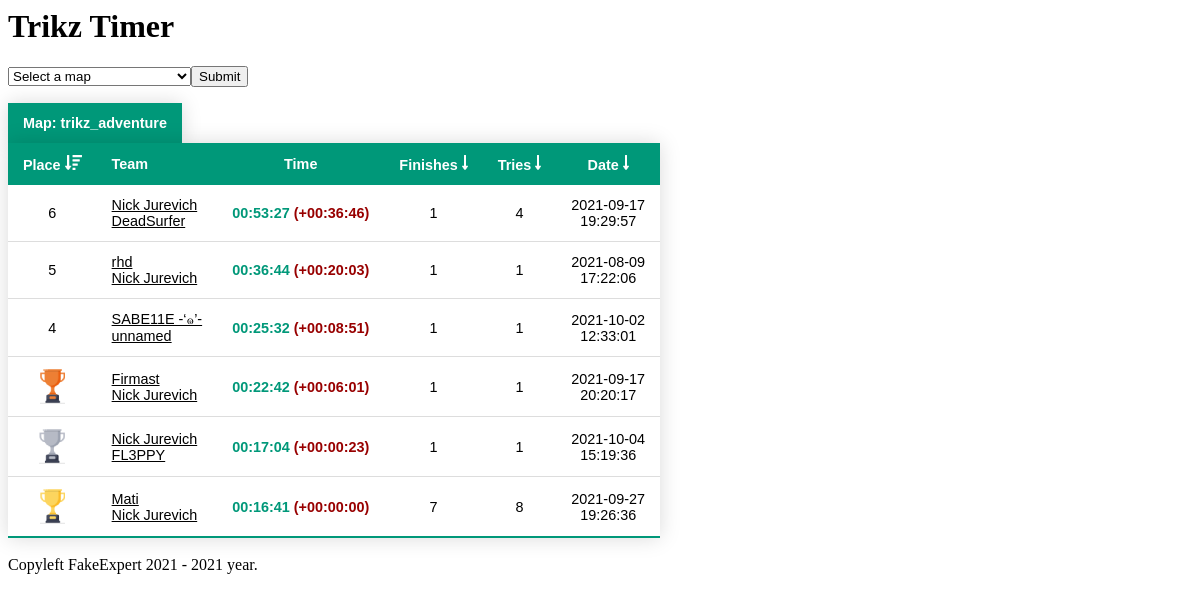
Page /web/index5.php?start=0&l=1 on the committed database.
### tables this page shows
CREATE TABLE `records` (
  `id` int(11) NOT NULL AUTO_INCREMENT,
  `playerid` int(11) DEFAULT NULL,
  `partnerid` int(11) DEFAULT NULL,
  `time` float DEFAULT NULL,
  `finishes` int(11) DEFAULT NULL,
  `tries` int(11) DEFAULT NULL,
  `cp1` float DEFAULT NULL,
  `cp2` float DEFAULT NULL,
  `cp3` float DEFAULT NULL,
  `cp4` float DEFAULT NULL,
  `cp5` float DEFAULT NULL,
  `cp6` float DEFAULT NULL,
  `cp7` float DEFAULT NULL,
  `cp8` float DEFAULT NULL,
  `cp9` float DEFAULT NULL,
  `cp10` float DEFAULT NULL,
  `points` int(11) DEFAULT NULL,
  `map` varchar(192) DEFAULT NULL,
  `date` int(11) DEFAULT NULL,
  PRIMARY KEY (`id`)
);

CREATE TABLE `users` (
  `id` int(11) NOT NULL AUTO_INCREMENT,
  `username` varchar(64) DEFAULT NULL,
  `steamid` int(11) DEFAULT NULL,
  `geoipcode2` varchar(64) DEFAULT NULL,
  `firstjoin` int(11) DEFAULT NULL,
  `lastjoin` int(11) DEFAULT NULL,
  `points` int(11) DEFAULT NULL,
  PRIMARY KEY (`id`)
);

### web/index5.php (the view, shortened to what this page needs)
<html>
<body style="background-color:#ffffff">
	<h1>Trikz Timer</h1>
	<?php
		$db = mysqli_connect('78.84.184.120','fakeexpert','','fakeexpert') or die ('Error connecting to MySQL server.');
		echo "<form method=post><select id=submit name=submit><option>Select a map</option>";
		echo "</select><input type = submit value = Submit></form>";
		echo "<table class=styled-table><thead><tr><th>Map: $_SESSION[map]</th></tr></thead></table>";
	?>
	<table class="styled-table">
		<thead>
			<tr>
				<?php
					$page = basename($_SERVER['PHP_SELF']);
					if(isset($_GET['l']))
					{
						if($_GET['l'] == 1)
							echo "<th><center>Place <a href=$page?start=$_GET[start]&l=0><img src=/sort/sort-amount-down-solid_icon.png></a></center></th>";
						else if($_GET['l'] == 0)
							echo "<th><center>Place <a href=$page?start=0&l=1><img src=/sort/sort-amount-down-alt-solid_icon.png></a></center></th>";
						else
							echo "<th><center>Place <a href=$page?start=0&l=1><img src=/sort/sort-amount-down_icon.png></a></center></th>";
					}
					else
						echo "<th><center>Place <a href=$page?start=0&l=1><img src=/sort/sort-amount-down-alt-solid_icon.png></a></center></th>";
					echo "<th>Team</th>";
					echo "<th><center>Time</center></th>";
					if(isset($_GET['l']))
					{
						if($_GET['l'] == 3)
							echo "<th><center>Finishes <a href=$page?start=$_GET[start]&l=2><img src=/sort/sort-amount-down-solid_icon.png></a></center></th>";
						else if($_GET['l'] == 2)
							echo "<th><center>Finishes <a href=$page?start=$_GET[start]&l=3><img src=/sort/sort-amount-down-alt-solid_icon.png></a></center></th>";
						else
							echo "<th><center>Finishes <a href=$page?start=0&l=3><img src=/sort/sort-amount-down_icon.png></a></center></th>";
						if($_GET['l'] == 5)
							echo "<th><center>Tries <a href=$page?start=$_GET[start]&l=4><img src=/sort/sort-amount-down-solid_icon.png></a></center></th>";
						else if($_GET['l'] == 4)
							echo "<th><center>Tries <a href=$page?start=$_GET[start]&l=5><img src=/sort/sort-amount-down-alt-solid_icon.png></a></center></th>";
						else
							echo "<th><center>Tries <a href=$page?start=0&l=5><img src=/sort/sort-amount-down_icon.png></a></center></th>";
						if($_GET['l'] == 7)
							echo "<th><center>Date <a href=$page?start=$_GET[start]&l=6><img src=/sort/sort-amount-down-solid_icon.png></a></center></th>";
						else if($_GET['l'] == 6)
							echo "<th><center>Date <a href=$page?start=0&l=7><img src=/sort/sort-amount-down-alt-solid_icon.png></a></center></th>";
						else
							echo "<th><center>Date <a href=$page?start=0&l=7><img src=/sort/sort-amount-down_icon.png></a></center></th>";
					}
				?>
			</tr>
		</thead>
		<tbody>
		<?php
			if(isset($_GET['start']))
				$start = (int) $_GET['start'];
			else
				$start = 0;
			$limit = 10;
			if(isset($_GET['l']))
				$l = (int) $_GET['l'];
			else
				$l = 0;
			$query0 = "SELECT COUNT(*) FROM records WHERE map = '$_SESSION[map]'";
			$getSR = "SELECT time FROM records WHERE map = '$_SESSION[map]' ORDER BY time LIMIT 1";
			$queryRank = "SELECT @rownum := @rownum + 1 as rank, p.id FROM (SELECT @rownum := 0) v, (SELECT * FROM records WHERE map = '$_SESSION[map]' GROUP BY id ORDER BY time) p";
			if($l == 1)
				$query = "SELECT * FROM records WHERE map = '$_SESSION[map]' ORDER BY time DESC LIMIT $start, $limit";
			mysqli_query($db, $queryRank) or die('Error querying database. [1rank]');
			mysqli_query($db, $query) or die('Error querying database. [1]');
			mysqli_query($db, $getSR) or die('Error querying database. [getSR]');
			mysqli_query($db, $query0) or die('Error querying database. [2]');
			$result = mysqli_query($db, $query);
			$resultGetSR = mysqli_query($db, $getSR);
			$rowGetSR = mysqli_fetch_array($resultGetSR);
			$serverRecord = 0;
			while($row = mysqli_fetch_assoc($result))
			{
				$resultRank = mysqli_query($db, $queryRank);
				while($rank = mysqli_fetch_assoc($resultRank))
					if($rank['id'] == $row['id'])
						break;
				$query2 = "SELECT username FROM users WHERE steamid = $row[playerid]";
				mysqli_query($db, $query2) or die('Error querying in table. [3]');
				$result2 = mysqli_query($db, $query2);
				$row2 = mysqli_fetch_array($result2);
				$query3 = "SELECT username FROM users WHERE steamid = $row[partnerid]";
				mysqli_query($db, $query3) or die('Error querying in table. [4]');
				$result3 = mysqli_query($db, $query3);
				$row3 = mysqli_fetch_array($result3);
				$hours = floor($row['time'] / 3600);
				$mins = floor($row['time'] / 60 % 60);
				$secs = floor($row['time'] % 60);
				$time = sprintf("%02d:%02d:%02d", $hours, $mins, $secs);
				if(!$serverRecord)
					$serverRecord = $rowGetSR['time'];
				$timeDiff = $row['time'] - $serverRecord;
				$timeDiffHours = floor($timeDiff / 3600);
				$timeDiffMins = floor($timeDiff / 60 % 60);
				$timeDiffSecs = floor($timeDiff % 60);
				$timeDiffFormated = sprintf("%02d:%02d:%02d", $timeDiffHours, $timeDiffMins, $timeDiffSecs);
				$formatedDateYmd = date("Y-m-d", $row["date"]);
				$formatedDateHis = date("H:i:s", $row['date']);
				$stamid64beforefirstuser = 76561197960265728;
				$player1steamid64 = $stamid64beforefirstuser + $row['playerid'];
				$player2steamid64 = $stamid64beforefirstuser + $row['partnerid'];
				if($rank['rank'] == 1)
					echo "<tr><td><center><img src=/topplace/gold_icon.png></center></td><td><a href=https://steamcommunity.com/profiles/$player1steamid64 target=_blank rel='noopener noreferrer' style=color:#000000>$row2[username]</a><br><a href=https://steamcommunity.com/profiles/$player2steamid64 target=_blank rel='noopener noreferrer' style=color:#000000>$row3[username]</a></td><td class=active-row><center>$time <font color=#980000>(+$timeDiffFormated)</font></center></td><td><center>$row[finishes]</center></td><td><center>$row[tries]</center></td><td><center>$formatedDateYmd<br>$formatedDateHis</center></td></tr>";
				else if($rank['rank'] == 2)
					echo "<tr><td><center><img src=/topplace/silver_icon.png></center></td><td><a href=https://steamcommunity.com/profiles/$player1steamid64 target=_blank rel='noopener noreferrer' style=color:#000000>$row2[username]</a><br><a href=https://steamcommunity.com/profiles/$player2steamid64 target=_blank rel='noopener noreferrer' style=color:#000000>$row3[username]</a></td><td class=active-row><center>$time <font color=#980000>(+$timeDiffFormated)</font></center></td><td><center>$row[finishes]</center></td><td><center>$row[tries]</center></td><td><center>$formatedDateYmd<br>$formatedDateHis</center></td></tr>";
				else if($rank['rank'] == 3)
					echo "<tr><td><center><img src=/topplace/bronze_icon.png></center></td><td><a href=https://steamcommunity.com/profiles/$player1steamid64 target=_blank rel='noopener noreferrer' style=color:#000000>$row2[username]</a><br><a href=https://steamcommunity.com/profiles/$player2steamid64 target=_blank rel='noopener noreferrer' style=color:#000000>$row3[username]</a></td><td class=active-row><center>$time <font color=#980000>(+$timeDiffFormated)</font></center></td><td><center>$row[finishes]</center></td><td><center>$row[tries]</center></td><td><center>$formatedDateYmd<br>$formatedDateHis</center></td></tr>";
				else
					echo "<tr><td><center>$rank[rank]</center></td><td><a href=https://steamcommunity.com/profiles/$player1steamid64 target=_blank rel='noopener noreferrer' style=color:#000000>$row2[username]</a><br><a href=https://steamcommunity.com/profiles/$player2steamid64 target=_blank rel='noopener noreferrer' style=color:#000000>$row3[username]</a></td><td class=active-row><center>$time <font color=#980000>(+$timeDiffFormated)</font></center></td><td><center>$row[finishes]</center></td><td><center>$row[tries]</center></td><td><center>$formatedDateYmd<br>$formatedDateHis</center></td></tr>";
			}
		?>
	</tbody>
	</table>
	<?php
		$year = date("Y");
		echo "<br>Copyleft FakeExpert 2021 - $year year.";
	?>
</body>
</html>

### web/index5.php (style rules this page uses)
.styled-table { border-collapse: collapse; font-size: 0.9em; font-family: sans-serif; min-width: 64px; box-shadow: 0 0 20px rgba(0, 0, 0, 0.15); }
.styled-table thead tr { background-color: #009879; color: #ffffff; text-align: left; }
.styled-table th, .styled-table td { text-align: left; padding: 12px 15px; }
.styled-table tbody tr { background-color: #ffffff; border-bottom: 1px solid #dddddd; }
.styled-table tbody tr:last-of-type { border-bottom: 2px solid #009879; }
.styled-table tbody td.active-row { font-weight: bold; color: #009879; }

### rows in the picture
records: rank "6", users.username "Nick Jurevich", users.username "DeadSurfer", time "00:53:27", timeDiffFormated "00:36:46", finishes "1", tries "4", date "2021-09-17", date "19:29:57"
records: rank "5", users.username "rhd", users.username "Nick Jurevich", time "00:36:44", timeDiffFormated "00:20:03", finishes "1", tries "1", date "2021-08-09", date "17:22:06"
records: rank "4", users.username "SABE11E -‘๑’-", users.username "unnamed", time "00:25:32", timeDiffFormated "00:08:51", finishes "1", tries "1", date "2021-10-02", date "12:33:01"
records: users.username "Firmast", users.username "Nick Jurevich", time "00:22:42", timeDiffFormated "00:06:01", finishes "1", tries "1", date "2021-09-17", date "20:20:17"
records: users.username "Nick Jurevich", users.username "FL3PPY", time "00:17:04", timeDiffFormated "00:00:23", finishes "1", tries "1", date "2021-10-04", date "15:19:36"
records: users.username "Mati", users.username "Nick Jurevich", time "00:16:41", time "00:00:00", finishes "7", tries "8", date "2021-09-27", date "19:26:36"

### other values in the picture
$_SESSION[map] "trikz_adventure"
